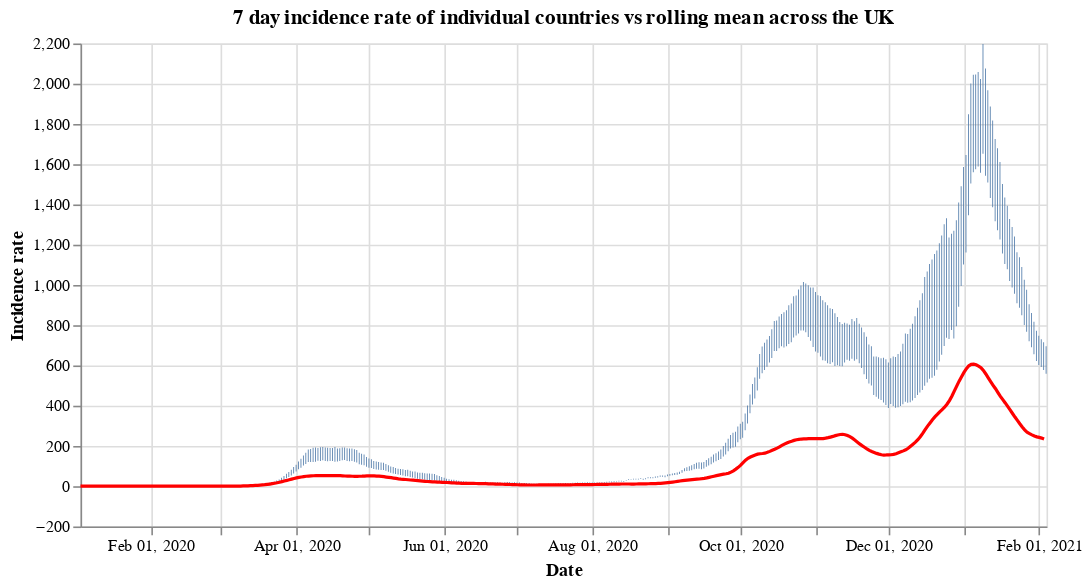

Notebook cell for this chart:
### Code cell
#collapse
countries = uk_cases['areaName'].unique()
countries.sort()

selection = alt.selection_single(
    name='Select',
    fields=['areaName'],
    init={'areaName': 'Wales'},
    bind={'areaName': alt.binding_select(options=countries)}
)

# scatter plot, modify opacity based on selection
bars = alt.Chart(uk_cases).mark_bar().add_selection(
    selection
).encode(
    x=alt.X("yearmonthdate(date):T", axis=alt.Axis(title='Date')),
    y=alt.Y("weeklyCasesRate:Q", axis=alt.Axis(title='Incidence rate')),
    tooltip='weeklyCasesRate:Q',
    opacity=alt.condition(selection, alt.value(1), alt.value(0))
).properties(title=f'7 day incidence rate of individual countries vs rolling mean across the UK', width=600)

line = alt.Chart(overview_cases).mark_line(
    color='red',
    size=2,
).transform_window(
    rolling_mean='mean(weeklyCasesRate)',
    frame=[0, 7]
).encode(
    x='yearmonthdate(date):T',
    y='rolling_mean:Q'
)

alt.layer(bars, line)

### Figure 1 — Vega-Lite specification as saved in the notebook (floating-point values rounded to 4 significant figures; data arrays with more than 128 entries replaced by an {"elided": "..."} marker saying what was removed)
{"config": {"view": {"continuousWidth": 400, "continuousHeight": 300}}, "layer": [{"data": {"name": "data-90600fe9de439be68c7a9bb51c2db151"}, "mark": "bar", "encoding": {"opacity": {"condition": {"value": 1, "selection": "Select"}, "value": 0}, "tooltip": {"type": "quantitative", "field": "weeklyCasesRate"}, "x": {"type": "temporal", "axis": {"title": "Date"}, "field": "date", "timeUnit": "yearmonthdate"}, "y": {"type": "quantitative", "axis": {"title": "Incidence rate"}, "field": "weeklyCasesRate"}}, "selection": {"Select": {"type": "single", "fields": ["areaName"], "init": {"areaName": "Wales"}, "bind": {"areaName": {"input": "select", "options": ["England", "Northern Ireland", "Scotland", "Wales"]}}}}, "title": "7 day incidence rate of individual countries vs rolling mean across the UK", "width": 600}, {"data": {"name": "data-ea583c2d416a05c88202948c9ac7debe"}, "mark": {"type": "line", "color": "red", "size": 2}, "encoding": {"x": {"type": "temporal", "field": "date", "timeUnit": "yearmonthdate"}, "y": {"type": "quantitative", "field": "rolling_mean"}}, "transform": [{"window": [{"op": "mean", "field": "weeklyCasesRate", "as": "rolling_mean"}], "frame": [0, 7]}]}], "$schema": "https://vega.github.io/schema/vega-lite/v4.8.1.json", "datasets": {"data-90600fe9de439be68c7a9bb51c2db151": {"elided": "1592 records"}, "data-ea583c2d416a05c88202948c9ac7debe": {"elided": "398 records"}}}
